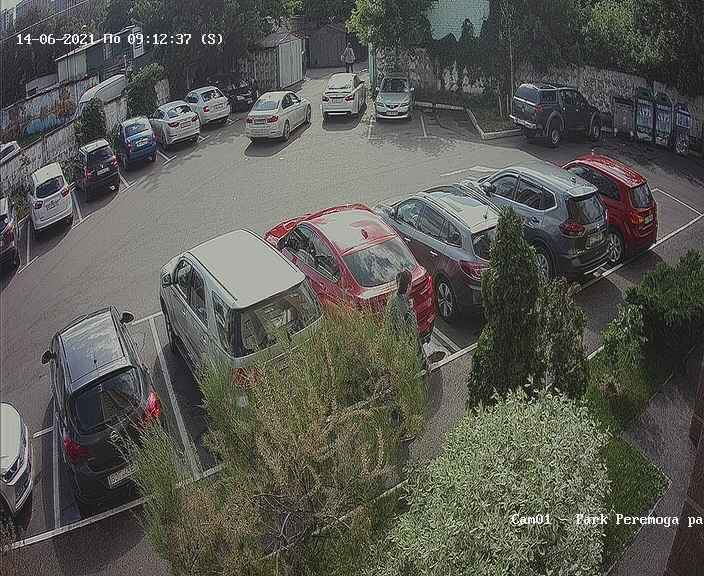
#> input picture testimages/cam1/consequtive/1.jpg, 704 x 576 px
$ jupyter execute detection2.ipynb
#> lines starting #> are read from the running program, lines starting #| are printed output that depends on the picture; after the words box and inside, x2 and y2 are one past the last pixel; in counts of white or black regions, pixels touching at a corner belong together
[cell 1]
import cv2
import numpy as np
import matplotlib.pyplot as plt

[cell 2]
ADD_WEIGHT = 2.0
def read_img(path):
#> called with path = 'testimages/cam1/consequtive/1.jpg'
    t1 = cv2.imread(path)
#> t1 is the input picture: shape (576, 704, 3); mean B, G, R 83, 88.7, 89
    img = cv2.addWeighted(t1, ADD_WEIGHT, t1, 0, 0)
    return img

[cell 3]
images = [
    cv2.cvtColor(read_img('testimages/cam1/consequtive/1.jpg'), cv2.COLOR_BGR2GRAY),
    cv2.cvtColor(read_img('testimages/cam1/consequtive/2.jpg'), cv2.COLOR_BGR2GRAY),
    cv2.cvtColor(read_img('testimages/cam1/consequtive/3.jpg'), cv2.COLOR_BGR2GRAY),
]
#> call 2 of read_img, with path = 'testimages/cam1/consequtive/2.jpg'
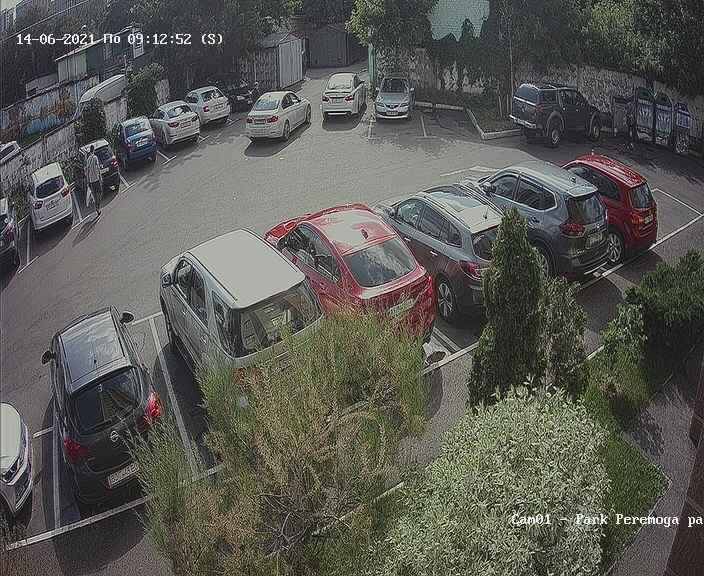
#> input picture testimages/cam1/consequtive/2.jpg, 704 x 576 px
#> in read_img, t1 is the input picture: shape (576, 704, 3); mean B, G, R 83.7, 89.4, 89.6
#> call 3 of read_img, with path = 'testimages/cam1/consequtive/3.jpg'
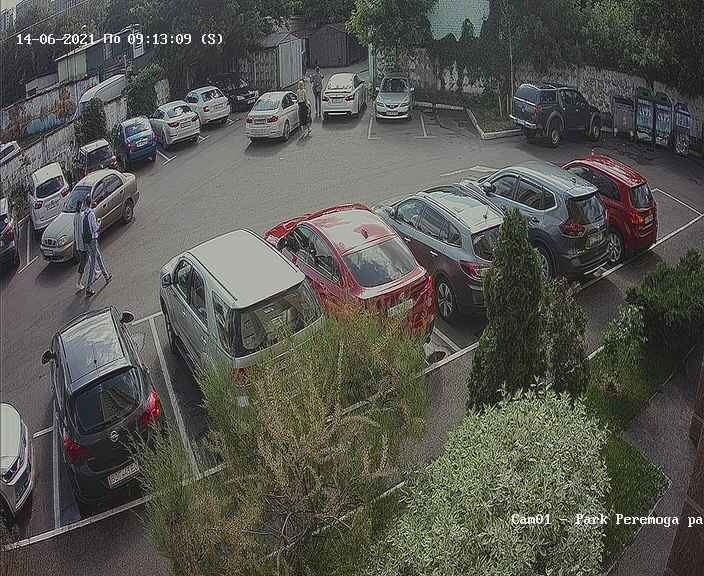
#> input picture testimages/cam1/consequtive/3.jpg, 704 x 576 px
#> in read_img, t1 is the input picture: shape (576, 704, 3); mean B, G, R 80.1, 85.8, 86.1
r = np.dstack(images)
median = np.median(r, axis=2).astype(np.uint8)
median = cv2.resize(median, (640, 480), interpolation=cv2.INTER_AREA)
#> median: shape (480, 640)

def mcl(gray):
    kernel1 = cv2.getStructuringElement(cv2.MORPH_ELLIPSE,(5,5))
    close = cv2.morphologyEx(gray,cv2.MORPH_CLOSE,kernel1)
    div = np.float32(gray)/(close)
    return np.uint8(cv2.normalize(div,div,0,255,cv2.NORM_MINMAX))

# median = mcl(median)
# kernel = cv2.getStructuringElement(cv2.MORPH_RECT, (5,5))
# median = cv2.morphologyEx(median, cv2.MORPH_CLOSE, kernel)
median = cv2.dilate(median, None, iterations=2)
median = cv2.erode(median, None, iterations=2)

plt.imshow(cv2.cvtColor(median, cv2.COLOR_GRAY2RGB))
plt.show()

[cell 4]
clean = cv2.imread("masks/clean.jpg")
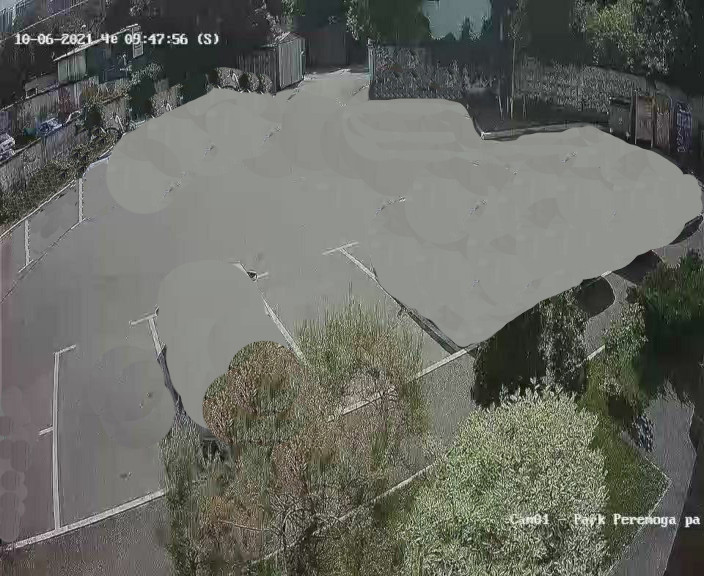
#> input picture masks/clean.jpg, 704 x 576 px
#> clean is the input picture: shape (576, 704, 3); mean B, G, R 98.6, 105.6, 104
clean = cv2.addWeighted(clean, ADD_WEIGHT, clean, 0, 0)
clean = cv2.cvtColor(clean, cv2.COLOR_BGR2GRAY)
#> clean: shape (576, 704)
clean = cv2.resize(clean, (640, 480), interpolation=cv2.INTER_AREA)
#> clean: shape (480, 640)
# clean = mcl(clean)
clean = cv2.dilate(clean, np.ones((5, 5), 'uint8'), iterations=3)
clean = cv2.erode(clean, np.ones((5, 5), 'uint8'), iterations=2)
plt.imshow(cv2.cvtColor(clean, cv2.COLOR_GRAY2RGB))
plt.show()

# clean = cv2.cvtColor(clean, cv2.COLOR_BGR2GRAY)
diff = cv2.subtract(clean, median)
diff = np.abs(diff).astype(np.uint8)
diff = 255 - diff
plt.imshow(cv2.cvtColor(diff, cv2.COLOR_GRAY2RGB))
plt.show()

[cell 5]
_,_thresh = cv2.threshold(diff,150,255,cv2.THRESH_BINARY)
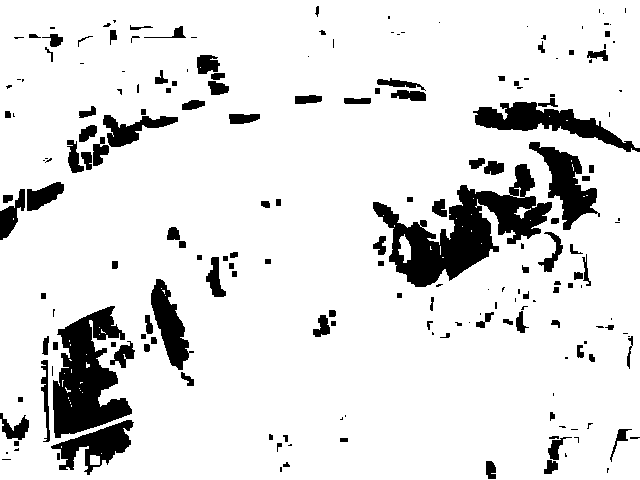
#> _thresh: shape (480, 640); 88.2% white; 198 black regions (80 under 20 px), largest, box (x1, y1, x2, y2) and area: (373, 164, 552, 287) 8291, (53, 306, 132, 438) 5939, (473, 102, 640, 152) 2931
# _thresh = cv2.adaptiveThreshold(diff,255,cv2.ADAPTIVE_THRESH_GAUSSIAN_C, cv2.THRESH_BINARY,11,3)

img = _thresh
plt.imshow(cv2.cvtColor(img, cv2.COLOR_GRAY2RGB))
plt.show()

[cell 6]
mask_orig = cv2.imread('masks/mask.png')
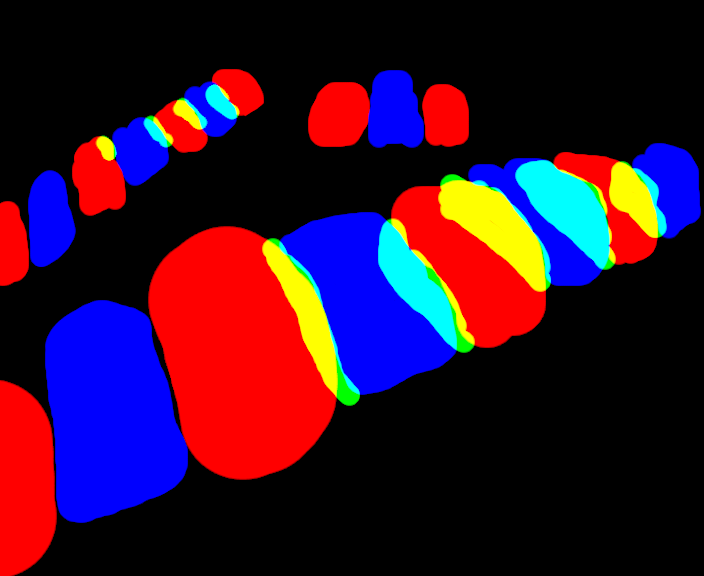
#> input picture masks/mask.png, 704 x 576 px
#> mask_orig is the input picture: shape (576, 704, 3); mean B, G, R 43.6, 16.6, 51.5
mask_orig = cv2.resize(mask_orig, (640, 480), interpolation=cv2.INTER_AREA)
#> mask_orig: shape (480, 640, 3)
mask_orig = cv2.cvtColor(mask_orig, cv2.COLOR_BGR2RGB)

r = mask_orig[:,:,0]
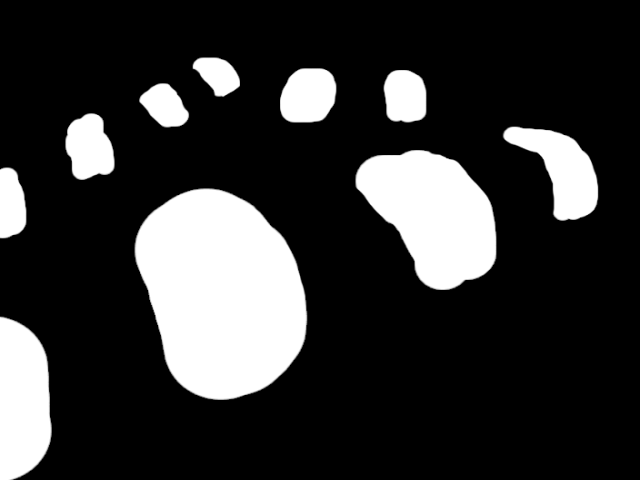
#> r: shape (480, 640); min 0, max 255, mean 51.5

contours_r, _ = cv2.findContours(r, cv2.RETR_LIST, cv2.CHAIN_APPROX_SIMPLE)
#> contours_r = 10 contours; largest, box (x1, y1, x2, y2) and area: (134, 188, 308, 400) 27393, (355, 150, 497, 290) 13063, (0, 316, 52, 480) 6978, (502, 126, 599, 221) 4507, (280, 68, 337, 123) 2581

b = mask_orig[:,:,2]
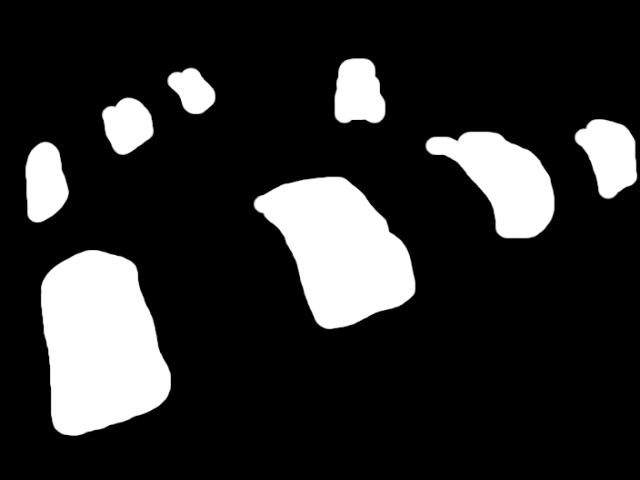
#> b: shape (480, 640); min 0, max 255, mean 43.6
contours_b, _ = cv2.findContours(b, cv2.RETR_LIST, cv2.CHAIN_APPROX_SIMPLE)
#> contours_b = 8 contours; box (x1, y1, x2, y2) and area: (40, 250, 171, 436) 18314, (253, 176, 416, 330) 15222, (425, 131, 555, 239) 7508, (574, 119, 638, 200) 3362, (334, 58, 386, 124) 2736, (25, 141, 70, 223) 2708, (101, 97, 154, 155) 2176, (167, 67, 216, 115) 1497

contours = [
    contour for contour in (contours_b + contours_r)
    if 200 < cv2.contourArea(contour)
]
#> contours = 18 contours; largest, box (x1, y1, x2, y2) and area: (134, 188, 308, 400) 27393, (40, 250, 171, 436) 18314, (253, 176, 416, 330) 15222, (355, 150, 497, 290) 13063, (425, 131, 555, 239) 7508

mask = cv2.bitwise_or(r, b)

mask_to_show = cv2.cvtColor(mask, cv2.COLOR_BGR2RGB)
for contour in contours:
    cv2.drawContours(mask_to_show, [contour], 0, (255, 0, 0), 2)
#> this loop made 18 passes
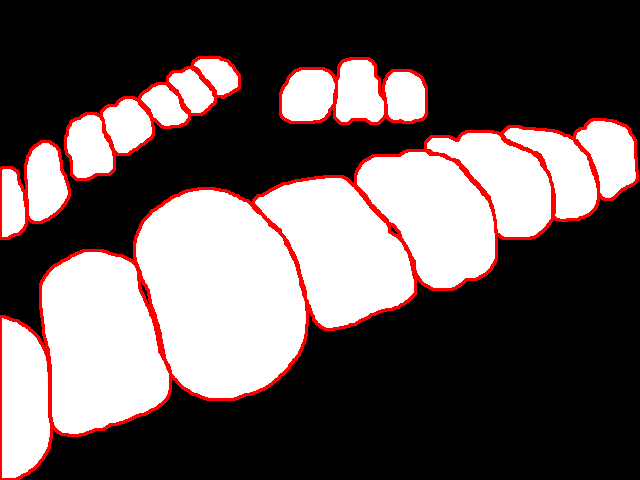
#> mask_to_show: shape (480, 640, 3); mean R, G, B 101.2, 88.8, 88.8

plt.imshow(mask_to_show)
plt.show()

[cell 7]
intersect_mask = mask_orig[:,:,1]
intersect_mask = cv2.bitwise_or(intersect_mask, intersect_mask)
plt.imshow(cv2.cvtColor(intersect_mask, cv2.COLOR_BGR2RGB))
plt.show()

[cell 8]
masked = cv2.bitwise_and(img, img, mask=mask)
#> masked: shape (480, 640); 29.4% white; 57 white regions (43 under 20 px), largest, box (x1, y1, x2, y2) and area: (0, 129, 638, 480) 72282, (280, 58, 427, 124) 6583, (65, 57, 240, 180) 6120
plt.imshow(cv2.cvtColor(masked, cv2.COLOR_BGR2RGB))
plt.show()

[cell 9]
for contour in contours:
    lot_mask = np.zeros(mask.shape, np.uint8)
    cv2.drawContours(lot_mask, [contour], -1, 255, -1)
    lot_intersection_mask = cv2.bitwise_and(lot_mask, intersect_mask)

    masked = cv2.bitwise_and(img, img, mask=lot_mask)
    # masked_intersection = cv2.bitwise_and(img, img, mask=lot_intersection_mask)
    intersection = cv2.bitwise_and(img, img, mask=lot_intersection_mask)

    # show
    _show = np.zeros((masked.shape[0], masked.shape[1], 3), np.uint8)
    # mask_to_show = masked.copy()

    _show[:,:,0] = masked
    _show[:,:,1] = intersection

    plt.imshow(_show)
    plt.show()
#> lot_mask: shape (480, 640); 0.43% white; 1 white region, box (x1, y1, x2, y2) and area: (192, 57, 240, 98) 1319

[cell 10]
stored = []

for contour in contours:
    lot_mask = np.zeros(mask.shape, np.uint8)
    cv2.drawContours(lot_mask, [contour], -1, 255, -1)
    lot_intersection_mask = cv2.bitwise_and(lot_mask, intersect_mask)

    masked = cv2.bitwise_and(img, img, mask=lot_mask)
    masked = cv2.bitwise_or(masked, 255 - lot_mask)

    rate = np.count_nonzero(masked == 0) / float(np.count_nonzero(lot_mask != 0))

    stored.append((contour, rate))

    plt.imshow(cv2.cvtColor(cv2.hconcat([masked, median]), cv2.COLOR_GRAY2RGB))
    plt.show()
#> this loop made 18 passes
#> rate on passes 1 to 12: 0.359, 0.0706, 0.23, 0.365, 0.204, 0.392, 0.162, 0.0702, 0.117, 0.0954, 0.403, 0.411
#> pass 1, `masked = cv2.bitwise_or(masked, 255 - lot_mask)`:
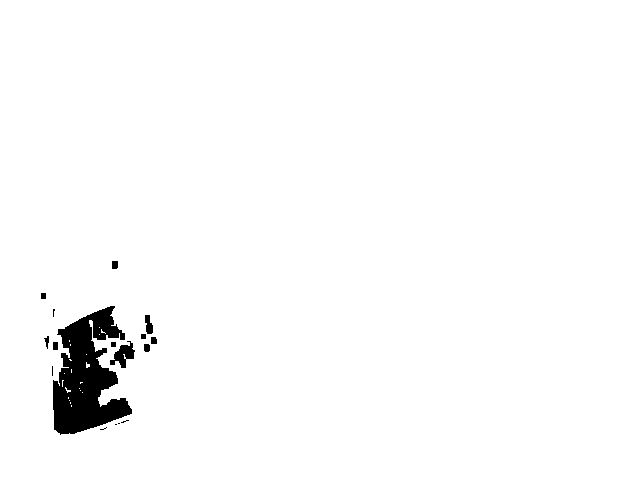
#> masked: shape (480, 640); 97.8% white; 17 black regions (6 under 20 px), largest, box (x1, y1, x2, y2) and area: (53, 306, 132, 435) 5902, (110, 341, 135, 368) 325, (145, 315, 153, 334) 110
#> pass 2, `plt.show()`:
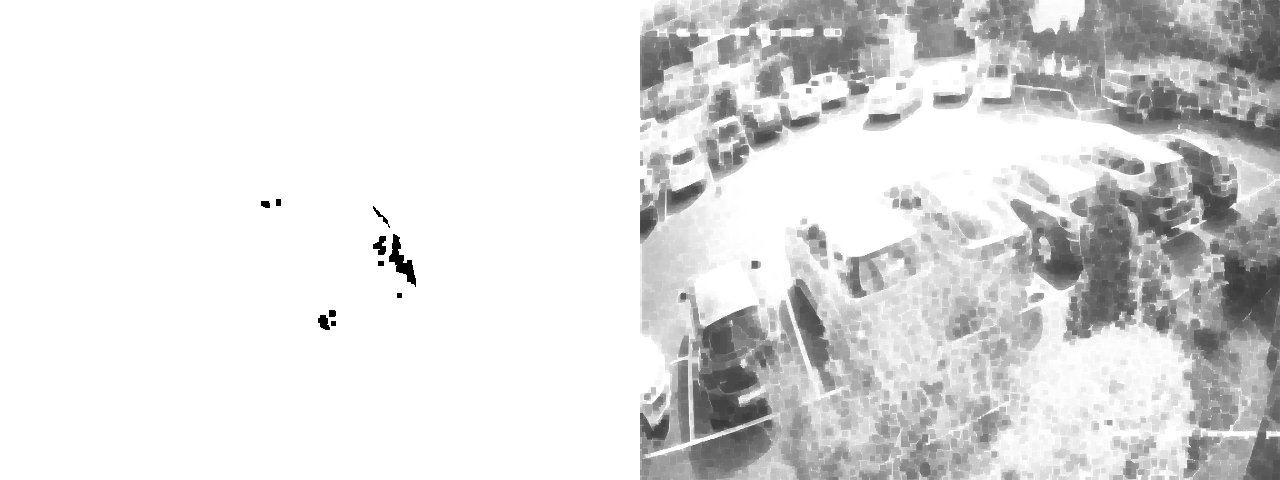
#> shown: shape (480, 1280, 3); min 0, max 255, mean 221.8
#> after the loop, stored = 18 items

[cell 11]
# [6 lines of commented-out code are left out]

[cell 12]
_result = cv2.cvtColor(median.copy(), cv2.COLOR_GRAY2RGB)
lots = len(stored)
#> lots = 18
free_lots = 0
for contour, rate in stored:
    # x, y = contour_center(contour)
    (x,y,w,h) = cv2.boundingRect(contour)

    if rate < 0.15:
        free_lots += 1
        cv2.rectangle(_result, (x, y), (x + w, y + h), (0, 255, 0), 1)
        # cv2.drawContours(_result, [contour], 0, (0, 255, 0), 2)
    else:
        cv2.rectangle(_result, (x, y), (x + w, y + h), (255, 0, 0), 1)
#> this loop made 18 passes
#> (rate, x, y, w, h) on passes 1 to 12: (0.359, 40, 250, 131, 186), (0.0706, 253, 176, 163, 154), (0.23, 25, 141, 45, 82), (0.365, 425, 131, 130, 108), (0.204, 574, 119, 64, 81), (0.392, 101, 97, 53, 58), (0.162, 167, 67, 49, 48), (0.0702, 334, 58, 52, 66), (0.117, 0, 316, 52, 164), (0.0954, 134, 188, 174, 212), (0.403, 0, 167, 27, 72), (0.411, 355, 150, 142, 140)
#> after the loop, free_lots = 6

        # cv2.drawContours(_result, [contour], 0, (255, 0, 0), 2)

cv2.putText(_result, f'{free_lots} out of {lots} is free', (10, 30), cv2.FONT_HERSHEY_SIMPLEX, 1, (0, 0, 0), 2, cv2.LINE_AA)

plt.imshow(_result)
plt.show()
